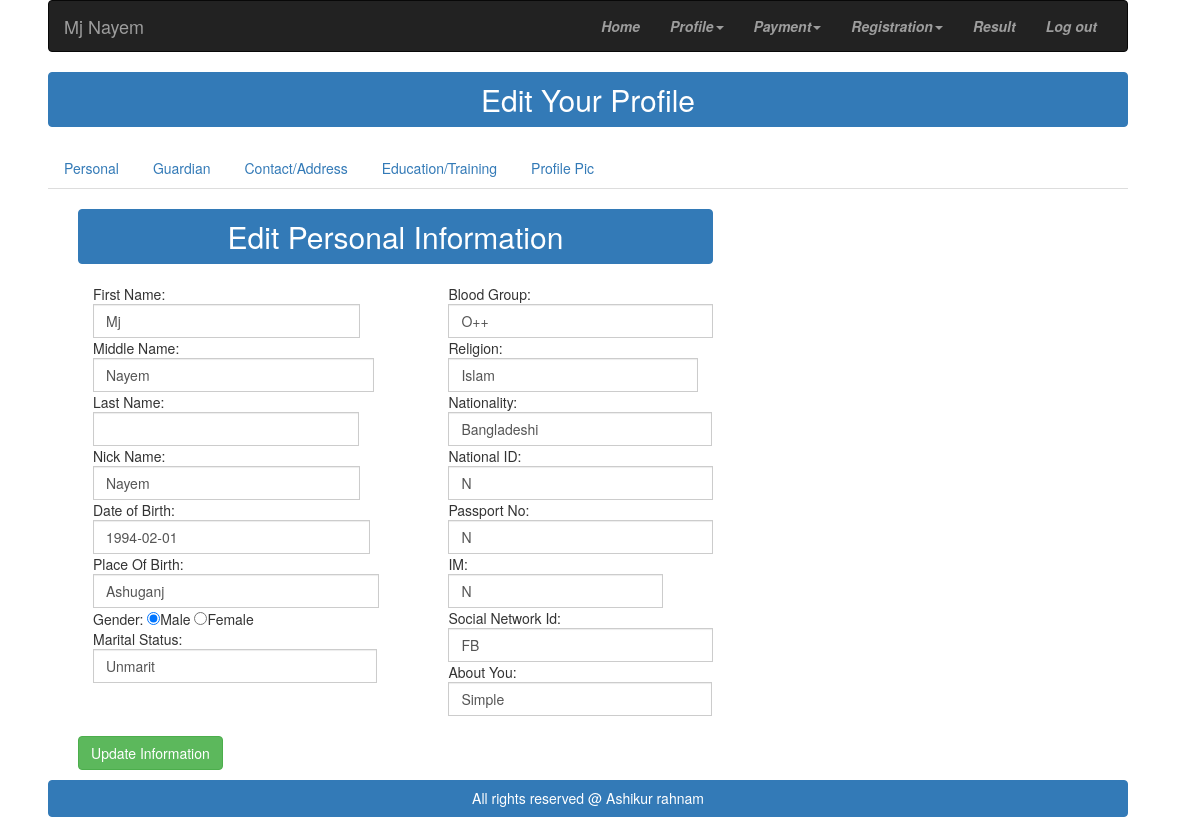
/editprofile.php (signed in), run on the app's committed database.
### tables this page shows
CREATE TABLE `personal_info_student` (
  `email` varchar(30) NOT NULL DEFAULT 'email',
  `f_name` varchar(20) DEFAULT NULL,
  `m_name` varchar(20) DEFAULT NULL,
  `l_name` varchar(20) DEFAULT NULL,
  `n_name` varchar(20) DEFAULT NULL,
  `d_o_b` varchar(20) NOT NULL DEFAULT '2017-07-01',
  `p_o_b` varchar(30) DEFAULT NULL,
  `gender` varchar(10) DEFAULT NULL,
  `marital_status` varchar(20) DEFAULT NULL,
  `blood` varchar(10) DEFAULT NULL,
  `religion` varchar(20) DEFAULT NULL,
  `nationality` varchar(30) DEFAULT NULL,
  `national_id` varchar(50) DEFAULT NULL,
  `passport` varchar(50) DEFAULT NULL,
  `im` varchar(50) DEFAULT NULL,
  `social_id` varchar(200) DEFAULT NULL,
  `about_u` varchar(300) DEFAULT NULL
);

### editprofile.php (the view, shortened to what this page needs)
<?php
require 'db_besic.php';
 $email = $_SESSION["U_email"];
?>
<!DOCTYPE html>
<html>
<head>
  <link  rel="stylesheet" href="bootstrap.min.css"/>
</head>
<body>
<?php
$conn=db_connection();
          mysqli_select_db($conn,"dfd_database");
          $st=mysqli_query($conn,"select * from personal_info_student where email='$email'");
          $p_i=mysqli_fetch_array($st);
?>
<div id="main_body">
<nav class="navbar navbar-inverse">
  <div class="container-fluid ">
   <div class="navbar-header" >
      <a class="navbar-brand" ><?php echo $p_i[1]." ".$p_i[2]." ".$p_i[3];?></a>
    </div>
    <div class="collapse navbar-collapse" id="bs-example-navbar-collapse-1">
      <ul class="nav navbar-nav  navbar-right">
        <li class="toggle"><a href="home.php"><i><b>Home</b></i><span class="sr-only">(current)</span></a></li>
        <li class="dropdown">
          <a href="#" class="dropdown-toggle" data-toggle="dropdown" role="button" aria-haspopup="true" aria-expanded="false"><i><b>Profile</b></i><span class="caret"></span></a>
        </li>
        <li class="dropdown">
          <a href="#" class="dropdown-toggle" data-toggle="dropdown" role="button" aria-haspopup="true" aria-expanded="false"><i><b>Payment</b></i><span class="caret"></span></a>
        </li>
            <li class="dropdown">
          <a href="#" class="dropdown-toggle" data-toggle="dropdown" role="button" aria-haspopup="true" aria-expanded="false"><i><b>Registration</b></i><span class="caret"></span></a>
        </li>
          <li class="toggle"><a href="result.php"><i><b>Result</b></i><span class="sr-only">(current)</span></a></li>
           <li class="toggle"><a href="logout.php"><i><b>Log out</b></i><span class="sr-only">(current)</span></a></li>
         </ul>
  </div>
  </nav>
<div class="list-group" >
  <h2 id="list-grp" class="list-group-item active ">
   Edit Your Profile
  </h2>
</div>
<ul class="nav nav-tabs">
  <li role="presentation" class="toggle" onclick="call_cnt_1()"><a >Personal</a></li>
  <li role="presentation" onclick="call_cnt_2()"><a >Guardian</a></li>
  <li role="presentation" onclick="call_cnt_3()"><a >Contact/Address</a></li>
   <li role="presentation" onclick="call_cnt_4()"><a >Education/Training</a></li>
  <li role="presentation" onclick="call_cnt_5()"><a >Profile Pic</a></li>
</ul>
<div class="container " id="container_1">
  <div class="col-md-7">
<div class="list-group" >
  <h2 id="list-grp" class="list-group-item active ">
   Edit Personal Information
  </h2>
</div>
<form action="editprofile.php" method="post">
<div class="col-md-7">
  <div class="input-group">
  First Name:<input type="text" class="form-control" name="FirstName" aria-describedby="basic-addon1" value="<?php echo $p_i[1];?>" required>
</div>
</div>
<div class="col-md-7">
<div class="input-group">
  Middle Name:<input type="text" class="form-control" name="MiddleName" aria-describedby="basic-addon1" value="<?php echo $p_i[2];?>">
</div>
</div>
<div class="col-md-7">
<div class="input-group">
  Last Name:<input type="text" class="form-control" name="LastName" aria-describedby="basic-addon1" value="<?php echo $p_i[3];?>">
</div>
</div>
<div class="col-md-7">
<div class="input-group">
  Nick Name:<input type="text" class="form-control" name="NickName" aria-describedby="basic-addon1" value="<?php echo $p_i[4];?>">
</div>
</div>
<div class="col-md-7">
<div class="input-group">
  Date of Birth:<input type="text" class="form-control" name="DateofBirth" aria-describedby="basic-addon1" value="<?php echo $p_i[5];?>" required>
</div>
</div>
<div class="col-md-7">
<div class="input-group">
  Place Of Birth:<input type="text" class="form-control" name="PlaceOfBirth" aria-describedby="basic-addon1" value="<?php echo $p_i[6];?>">
</div>
</div>
<div class="col-md-7">
 <div class="input-group">
  Gender: <input type="radio" name="gender" value="male" checked> Male
  <input type="radio" name="gender" value="female"> Female<br>
</div>
</div>
<div class="col-md-7">
<div class="input-group">
  Marital Status:<input type="text" class="form-control" name="MaritalStatus" aria-describedby="basic-addon1" value="<?php echo $p_i[8];?>" required>
</div>
</div>
<div class="input-group">
  Blood Group:<input type="text" class="form-control" name="BloodGroup" aria-describedby="basic-addon1" value="<?php echo $p_i[9];?>" required>
</div>
<div class="input-group">
  Religion:<input type="text" class="form-control" name="Religion" aria-describedby="basic-addon1" value="<?php echo $p_i[10];?>" required>
</div>
<div class="input-group">
  Nationality:<input type="text" class="form-control" name="Nationality" aria-describedby="basic-addon1" value="<?php echo $p_i[11];?>">
</div>
<div class="input-group">
  National ID:<input type="text" class="form-control" name="NationalID" aria-describedby="basic-addon1" value="<?php echo $p_i[12];?>">
</div>
 <div class="input-group">
  Passport No:<input type="text" class="form-control" name="PassportNo" aria-describedby="basic-addon1" value="<?php echo $p_i[13];?>">
</div>
<div class="input-group">
  IM:<input type="text" class="form-control" name="IM" aria-describedby="basic-addon1" value="<?php echo $p_i[14];?>">
</div>
<div class="input-group">
  Social Network Id:<input type="text" class="form-control" name="SocialNetworkId" aria-describedby="basic-addon1" value="<?php echo $p_i[15];?>">
</div>
<div class="input-group">
  About You:<input type="text" class="form-control" name="AboutYou" aria-describedby="basic-addon1" value="<?php echo $p_i[16];?>">
</div>
<div class="input-group" id="btn_per">
  <input type="submit" class="btn btn-success" name="submit_pi" value="Update Information">
  </div>
</form>
</div>
   </div>
<div class="list-group" >
  <h5 id="list-grp" class="list-group-item active ">
   All rights reserved @ Ashikur rahnam
  </h5>
</div>
</div>
</body>
</html>

### editprofile.php (style rules this page uses)
#main_body { width: 90%; height: auto; position: absolute; left: 4%; }
#list-grp { text-align: center; }
#btn_per { margin-top: 20px; }
#container_1 { display: block; }

### data on the page
personal_info_student: f_name "Mj", m_name "Nayem", FirstName "Mj", MiddleName "Nayem", NickName "Nayem", DateofBirth "1994-02-01", PlaceOfBirth "Ashuganj", MaritalStatus "Unmarit", BloodGroup "O++", Religion "Islam", Nationality "Bangladeshi", NationalID "N", PassportNo "N", IM "N", SocialNetworkId "FB", AboutYou "Simple"
